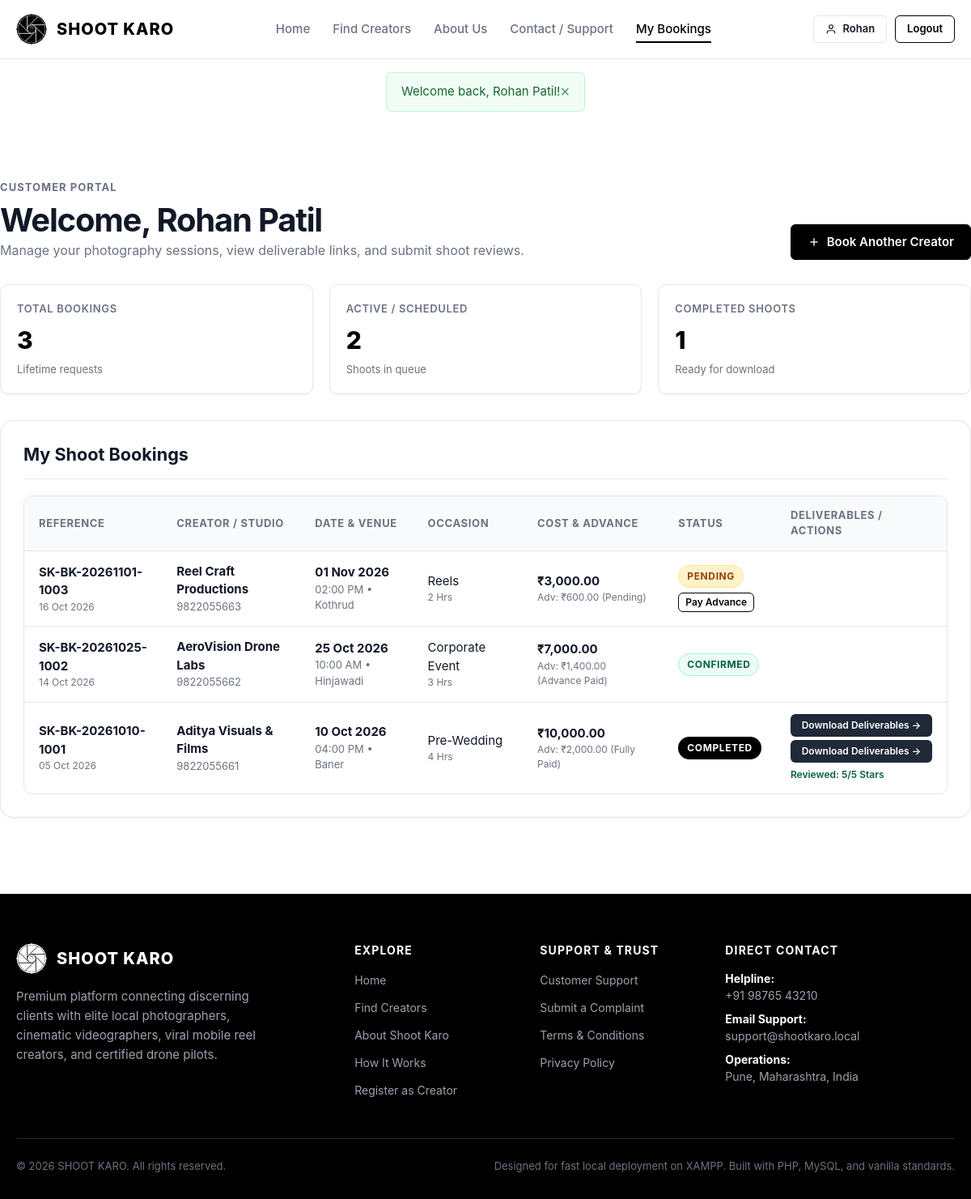
The page /dashboard/customer.php (signed in) on the database its author committed.
### tables this page shows
CREATE TABLE `bookings` (
  `id` INT UNSIGNED AUTO_INCREMENT PRIMARY KEY,
  `booking_reference` VARCHAR(40) NOT NULL UNIQUE,
  `customer_id` INT UNSIGNED NOT NULL,
  `creator_id` INT UNSIGNED NOT NULL,
  `city_id` INT UNSIGNED NOT NULL,
  `area_id` INT UNSIGNED NOT NULL,
  `customer_name` VARCHAR(120) NOT NULL,
  `customer_email` VARCHAR(150) NOT NULL,
  `customer_phone` VARCHAR(25) NOT NULL,
  `shoot_venue` VARCHAR(255) NOT NULL,
  `shoot_date` DATE NOT NULL,
  `shoot_time` TIME NOT NULL,
  `occasion` VARCHAR(100) NOT NULL,
  `duration_hours` INT UNSIGNED NOT NULL DEFAULT 2,
  `deliverable_type` ENUM('photos', 'video', 'both') NOT NULL DEFAULT 'both',
  `photo_count_estimate` VARCHAR(50) DEFAULT '50-100 Photos',
  `video_duration_estimate` VARCHAR(50) DEFAULT '1-3 Minutes Highlights',
  `editing_requirements` TEXT DEFAULT NULL,
  `special_instructions` TEXT DEFAULT NULL,
  `starting_price` DECIMAL(10,2) NOT NULL DEFAULT 0.00,
  `equipment_charges` DECIMAL(10,2) NOT NULL DEFAULT 0.00,
  `duration_charges` DECIMAL(10,2) NOT NULL DEFAULT 0.00,
  `total_amount` DECIMAL(10,2) NOT NULL DEFAULT 0.00,
  `advance_percentage` DECIMAL(5,2) NOT NULL DEFAULT 20.00,
  `advance_amount` DECIMAL(10,2) NOT NULL DEFAULT 0.00,
  `balance_amount` DECIMAL(10,2) NOT NULL DEFAULT 0.00,
  `status` ENUM('pending', 'accepted', 'rejected', 'confirmed', 'in_progress', 'completed', 'cancelled') NOT NULL DEFAULT 'pending',
  `payment_status` ENUM('pending', 'advance_paid', 'fully_paid', 'refunded') NOT NULL DEFAULT 'pending',
  `cancellation_reason` VARCHAR(255) DEFAULT NULL,
  `created_at` TIMESTAMP DEFAULT CURRENT_TIMESTAMP,
  `updated_at` TIMESTAMP DEFAULT CURRENT_TIMESTAMP ON UPDATE CURRENT_TIMESTAMP,
  FOREIGN KEY (`customer_id`) REFERENCES `users`(`id`),
  FOREIGN KEY (`creator_id`) REFERENCES `creator_profiles`(`id`),
  FOREIGN KEY (`city_id`) REFERENCES `cities`(`id`),
  FOREIGN KEY (`area_id`) REFERENCES `areas`(`id`),
  INDEX `idx_booking_status` (`status`),
  INDEX `idx_booking_date` (`shoot_date`),
  INDEX `idx_booking_ref` (`booking_reference`)
);

CREATE TABLE `creator_profiles` (
  `id` INT UNSIGNED AUTO_INCREMENT PRIMARY KEY,
  `user_id` INT UNSIGNED NOT NULL UNIQUE,
  `studio_name` VARCHAR(150) DEFAULT NULL,
  `city_id` INT UNSIGNED DEFAULT NULL,
  `area_id` INT UNSIGNED DEFAULT NULL,
  `bio` TEXT DEFAULT NULL,
  `profile_image` VARCHAR(255) DEFAULT NULL,
  `starting_price` DECIMAL(10,2) NOT NULL DEFAULT 3000.00,
  `experience_years` INT UNSIGNED DEFAULT 1,
  `portfolio_url` VARCHAR(255) DEFAULT NULL,
  `instagram_url` VARCHAR(255) DEFAULT NULL,
  `youtube_url` VARCHAR(255) DEFAULT NULL,
  `is_approved` TINYINT(1) NOT NULL DEFAULT 0,
  `is_available` TINYINT(1) NOT NULL DEFAULT 1,
  `created_at` TIMESTAMP DEFAULT CURRENT_TIMESTAMP,
  `updated_at` TIMESTAMP DEFAULT CURRENT_TIMESTAMP ON UPDATE CURRENT_TIMESTAMP,
  FOREIGN KEY (`user_id`) REFERENCES `users`(`id`) ON DELETE CASCADE,
  FOREIGN KEY (`city_id`) REFERENCES `cities`(`id`) ON DELETE SET NULL,
  FOREIGN KEY (`area_id`) REFERENCES `areas`(`id`) ON DELETE SET NULL,
  INDEX `idx_creator_approved` (`is_approved`),
  INDEX `idx_creator_available` (`is_available`),
  INDEX `idx_creator_price` (`starting_price`)
);

CREATE TABLE `users` (
  `id` INT UNSIGNED AUTO_INCREMENT PRIMARY KEY,
  `role` ENUM('customer', 'creator', 'admin') NOT NULL DEFAULT 'customer',
  `name` VARCHAR(120) NOT NULL,
  `email` VARCHAR(150) NOT NULL UNIQUE,
  `phone` VARCHAR(25) NOT NULL,
  `password_hash` VARCHAR(255) NOT NULL,
  `status` ENUM('active', 'pending', 'suspended') NOT NULL DEFAULT 'active',
  `created_at` TIMESTAMP DEFAULT CURRENT_TIMESTAMP,
  `updated_at` TIMESTAMP DEFAULT CURRENT_TIMESTAMP ON UPDATE CURRENT_TIMESTAMP,
  INDEX `idx_users_role` (`role`),
  INDEX `idx_users_status` (`status`)
);

CREATE TABLE `areas` (
  `id` INT UNSIGNED AUTO_INCREMENT PRIMARY KEY,
  `city_id` INT UNSIGNED NOT NULL,
  `name` VARCHAR(100) NOT NULL,
  `postal_code` VARCHAR(20) DEFAULT NULL,
  `is_active` TINYINT(1) NOT NULL DEFAULT 1,
  `created_at` TIMESTAMP DEFAULT CURRENT_TIMESTAMP,
  FOREIGN KEY (`city_id`) REFERENCES `cities`(`id`) ON DELETE CASCADE,
  INDEX `idx_areas_city` (`city_id`)
);

CREATE TABLE `booking_deliverables` (
  `id` INT UNSIGNED AUTO_INCREMENT PRIMARY KEY,
  `booking_id` INT UNSIGNED NOT NULL,
  `title` VARCHAR(150) NOT NULL,
  `file_path` VARCHAR(255) DEFAULT NULL,
  `download_url` VARCHAR(255) DEFAULT NULL,
  `notes` TEXT DEFAULT NULL,
  `uploaded_at` TIMESTAMP DEFAULT CURRENT_TIMESTAMP,
  FOREIGN KEY (`booking_id`) REFERENCES `bookings`(`id`) ON DELETE CASCADE
);

CREATE TABLE `reviews` (
  `id` INT UNSIGNED AUTO_INCREMENT PRIMARY KEY,
  `booking_id` INT UNSIGNED NOT NULL UNIQUE,
  `creator_id` INT UNSIGNED NOT NULL,
  `customer_id` INT UNSIGNED NOT NULL,
  `rating` TINYINT UNSIGNED NOT NULL CHECK (`rating` BETWEEN 1 AND 5),
  `comment` TEXT NOT NULL,
  `is_approved` TINYINT(1) NOT NULL DEFAULT 1,
  `created_at` TIMESTAMP DEFAULT CURRENT_TIMESTAMP,
  FOREIGN KEY (`booking_id`) REFERENCES `bookings`(`id`) ON DELETE CASCADE,
  FOREIGN KEY (`creator_id`) REFERENCES `creator_profiles`(`id`) ON DELETE CASCADE,
  FOREIGN KEY (`customer_id`) REFERENCES `users`(`id`) ON DELETE CASCADE,
  INDEX `idx_reviews_creator` (`creator_id`),
  INDEX `idx_reviews_rating` (`rating`)
);

### includes/auth.php (called while the page is built, shortened)
<?php
function is_logged_in(): bool {
    return !empty($_SESSION['user_id']);
}
function current_user(): ?array {
    return [
        'id'    => (int) $_SESSION['user_id'],
        'role'  => $_SESSION['user_role'] ?? 'customer',
        'name'  => $_SESSION['user_name'] ?? '',
        'email' => $_SESSION['user_email'] ?? '',
        'phone' => $_SESSION['user_phone'] ?? '',
    ];
}

### config/app.php (called while the page is built, shortened)
<?php
function url(string $path = ''): string {
    return BASE_URL . ltrim($path, '/');
}

### dashboard/customer.php (the view, shortened to what this page needs)
<?php
require_once dirname(__DIR__) . '/config/app.php';
require_once INCLUDES_PATH . '/auth.php';
require_once INCLUDES_PATH . '/functions.php';
$pdo = get_db_connection();
$user = current_user();
$userId = $user['id'];
$stmt = $pdo->prepare("
    SELECT
        b.*,
        cp.studio_name,
        u_cr.name as creator_name,
        u_cr.phone as creator_phone,
        u_cr.email as creator_email,
        c.name as city_name,
        a.name as area_name,
        r.id as existing_review_id,
        r.rating as review_rating,
        r.comment as review_comment
    FROM bookings b
    JOIN creator_profiles cp ON b.creator_id = cp.id
    JOIN users u_cr ON cp.user_id = u_cr.id
    LEFT JOIN cities c ON b.city_id = c.id
    LEFT JOIN areas a ON b.area_id = a.id
    LEFT JOIN reviews r ON b.id = r.booking_id
    WHERE b.customer_id = ?
    ORDER BY b.created_at DESC
");
$stmt->execute([$userId]);
$bookings = $stmt->fetchAll();
$deliverablesMap = [];
if (!empty($bookings)) {
    $bookingIds = array_column($bookings, 'id');
    $placeholders = implode(',', array_fill(0, count($bookingIds), '?'));
    $delivStmt = $pdo->prepare("SELECT * FROM booking_deliverables WHERE booking_id IN ($placeholders) ORDER BY uploaded_at DESC");
    $delivStmt->execute($bookingIds);
    while ($d = $delivStmt->fetch()) {
        $deliverablesMap[$d['booking_id']][] = $d;
    }
}
$totalBookings = count($bookings);
$activeBookings = 0;
$completedBookings = 0;
foreach ($bookings as $b) {
    if (in_array($b['status'], ['pending', 'accepted', 'confirmed', 'in_progress'])) {
        $activeBookings++;
    } elseif ($b['status'] === 'completed') {
        $completedBookings++;
    }
}
require_once INCLUDES_PATH . '/header.php';
?>
<div class="container section">
  <div style="display: flex; justify-content: space-between; align-items: flex-end; margin-bottom: 30px; flex-wrap: wrap; gap: 16px;">
    <div>
      <div class="section-subtitle">Customer Portal</div>
      <h1>Welcome, <?php echo e($user['name']); ?></h1>
      <p>Manage your photography sessions, view deliverable links, and submit shoot reviews.</p>
    </div>
    <div>
      <a href="<?php echo url('creators.php'); ?>" class="btn btn-primary">
        <svg width="16" height="16" viewBox="0 0 24 24" fill="none" stroke="currentColor" stroke-width="2">
          <line x1="12" y1="5" x2="12" y2="19"></line>
          <line x1="5" y1="12" x2="19" y2="12"></line>
        </svg>
        Book Another Creator
      </a>
    </div>
  </div>
  <div class="metric-grid">
    <div class="metric-card">
      <div class="metric-label">Total Bookings</div>
      <div class="metric-value"><?php echo $totalBookings; ?></div>
      <div class="metric-sub">Lifetime requests</div>
    </div>
    <div class="metric-card">
      <div class="metric-label">Active / Scheduled</div>
      <div class="metric-value"><?php echo $activeBookings; ?></div>
      <div class="metric-sub">Shoots in queue</div>
    </div>
    <div class="metric-card">
      <div class="metric-label">Completed Shoots</div>
      <div class="metric-value"><?php echo $completedBookings; ?></div>
      <div class="metric-sub">Ready for download</div>
    </div>
  </div>
  <div class="card">
    <div class="card-header">
      <h3 style="margin: 0;">My Shoot Bookings</h3>
    </div>
    <?php if (empty($bookings)): ?>
      <div style="text-align: center; padding: 40px 20px; color: var(--text-muted);">
        <p style="margin-bottom: 16px;">You haven't booked any shoots yet.</p>
        <a href="<?php echo url('creators.php'); ?>" class="btn btn-secondary">Explore Creators</a>
      </div>
    <?php else: ?>
      <div class="table-responsive">
        <table class="table">
          <thead>
            <tr>
              <th>Reference</th>
              <th>Creator / Studio</th>
              <th>Date &amp; Venue</th>
              <th>Occasion</th>
              <th>Cost &amp; Advance</th>
              <th>Status</th>
              <th>Deliverables / Actions</th>
            </tr>
          </thead>
          <tbody>
            <?php foreach ($bookings as $b): ?>
              <?php $delivs = $deliverablesMap[$b['id']] ?? []; ?>
              <tr>
                <td>
                  <strong><?php echo e($b['booking_reference']); ?></strong>
                  <div style="font-size: 0.75rem; color: var(--text-muted);"><?php echo format_date($b['created_at']); ?></div>
                </td>
                <td>
                  <strong><?php echo e($b['studio_name'] ?: $b['creator_name']); ?></strong>
                  <div style="font-size: 0.8125rem; color: var(--text-muted);"><?php echo e($b['creator_phone']); ?></div>
                </td>
                <td>
                  <strong><?php echo format_date($b['shoot_date']); ?></strong>
                  <div style="font-size: 0.8125rem; color: var(--text-muted);"><?php echo format_time($b['shoot_time']); ?> &bull; <?php echo e($b['area_name']); ?></div>
                </td>
                <td>
                  <?php echo e($b['occasion']); ?>
                  <div style="font-size: 0.75rem; color: var(--text-muted);"><?php echo (int) $b['duration_hours']; ?> Hrs</div>
                </td>
                <td>
                  <div><strong><?php echo format_inr($b['total_amount']); ?></strong></div>
                  <div style="font-size: 0.75rem; color: var(--text-muted);">
                    Adv: <?php echo format_inr($b['advance_amount']); ?> (<?php echo ucwords(str_replace('_', ' ', $b['payment_status'])); ?>)
                  </div>
                </td>
                <td>
                  <?php echo get_status_badge($b['status']); ?>
                  <?php if ($b['status'] === 'pending' && $b['payment_status'] === 'pending'): ?>
                    <div style="margin-top: 6px;">
                      <a href="<?php echo url('booking.php?creator_id=' . $b['creator_id']); ?>" class="btn btn-outline btn-sm" style="font-size: 0.75rem; padding: 2px 8px;">Pay Advance</a>
                    </div>
                  <?php endif; ?>
                </td>
                <td>
                  <?php if (!empty($delivs)): ?>
                    <div style="display: flex; flex-direction: column; gap: 4px; margin-bottom: 6px;">
                      <?php foreach ($delivs as $d): ?>
                        <?php if (!empty($d['download_url'])): ?>
                          <a href="<?php echo e($d['download_url']); ?>" target="_blank" rel="noopener noreferrer" class="btn btn-dark btn-sm" style="font-size: 0.75rem; padding: 4px 8px;">
                            Download Deliverables &rarr;
                          </a>
                        <?php elseif (!empty($d['file_path'])): ?>
                          <a href="<?php echo url('uploads/deliverables/' . $d['file_path']); ?>" download class="btn btn-dark btn-sm" style="font-size: 0.75rem; padding: 4px 8px;">
                            Download File (ZIP/Media)
                          </a>
                        <?php endif; ?>
                      <?php endforeach; ?>
                    </div>
                  <?php elseif ($b['status'] === 'completed'): ?>
                    <span style="font-size: 0.75rem; color: var(--text-muted);">Processing deliverables</span>
                  <?php endif; ?>
                  <?php if ($b['status'] === 'completed'): ?>
                    <?php if ($b['existing_review_id']): ?>
                      <div style="font-size: 0.75rem; color: #065f46; font-weight: 600;">
                        Reviewed: <?php echo (int) $b['review_rating']; ?>/5 Stars
                      </div>
                    <?php endif; ?>
                  <?php endif; ?>
                </td>
              </tr>
            <?php endforeach; ?>
          </tbody>
        </table>
      </div>
    <?php endif; ?>
  </div>
</div>
<?php require_once INCLUDES_PATH . '/footer.php'; ?>

### includes/functions.php (shortened to what this page needs)
<?php
function e(?string $value): string {
    return htmlspecialchars((string) $value, ENT_QUOTES, 'UTF-8');
}
function format_inr(float $amount): string {
    return '₹' . number_format($amount, 2);
}
function format_date(?string $datetime, string $format = 'd M Y'): string {
    $timestamp = strtotime($datetime);
    return $timestamp ? date($format, $timestamp) : 'N/A';
}
function format_time(?string $time, string $format = 'h:i A'): string {
    $timestamp = strtotime($time);
    return $timestamp ? date($format, $timestamp) : 'N/A';
}
function get_flash(): array {
    $messages = $_SESSION['flash_messages'] ?? [];
    return $messages;
}
function render_flash(): string {
    $messages = get_flash();
    $html = '<div class="flash-messages-container">';
    foreach ($messages as $msg) {
        $type = e($msg['type']);
        $text = e($msg['message']);
        $html .= "<div class=\"alert alert-{$type}\" role=\"alert\">";
        $html .= "<span>{$text}</span>";
        $html .= "<button type=\"button\" class=\"alert-close\" onclick=\"this.parentElement.remove()\" aria-label=\"Close\">&times;</button>";
        $html .= "</div>";
    }
    $html .= '</div>';
    return $html;
}
function get_status_badge(string $status): string {
    $map = [
        'pending'     => 'badge-pending',
        'accepted'    => 'badge-info',
        'rejected'    => 'badge-danger',
        'confirmed'   => 'badge-success',
        'in_progress' => 'badge-primary',
        'completed'   => 'badge-completed',
        'cancelled'   => 'badge-danger',
        'active'      => 'badge-success',
        'suspended'   => 'badge-danger',
        'paid'        => 'badge-success',
        'advance_paid'=> 'badge-info',
        'fully_paid'  => 'badge-success',
        'open'        => 'badge-pending',
        'resolved'    => 'badge-success',
    ];
    $cls = $map[strtolower($status)] ?? 'badge-secondary';
    $label = ucwords(str_replace('_', ' ', $status));
    return "<span class=\"badge {$cls}\">{$label}</span>";
}

### rows shown on the page
bookings: booking_reference "SK-BK-20261101-1003", created_at "16 Oct 2026", creator.studio_name "Reel Craft Productions", users.phone "9822055663", shoot_date "01 Nov 2026", shoot_time "02:00 PM", area.name "Kothrud", occasion "Reels", duration_hours "2", total_amount "₹3,000.00", advance_amount "₹600.00", payment_status "Pending", status "PENDING"
bookings: booking_reference "SK-BK-20261025-1002", created_at "14 Oct 2026", creator.studio_name "AeroVision Drone Labs", users.phone "9822055662", shoot_date "25 Oct 2026", shoot_time "10:00 AM", area.name "Hinjawadi", occasion "Corporate Event", duration_hours "3", total_amount "₹7,000.00", advance_amount "₹1,400.00", payment_status "Advance Paid", status "CONFIRMED"
bookings: booking_reference "SK-BK-20261010-1001", created_at "05 Oct 2026", creator.studio_name "Aditya Visuals & Films", users.phone "9822055661", shoot_date "10 Oct 2026", shoot_time "04:00 PM", area.name "Baner", occasion "Pre-Wedding", duration_hours "4", total_amount "₹10,000.00", advance_amount "₹2,000.00", payment_status "Fully Paid", status "COMPLETED", reviews.rating "5"

### other values the page prints
APP_NAME "SHOOT KARO"
explode(' ', $user['name'])[0] "Rohan"
$text "Welcome back, Rohan Patil!"
$user['name'] "Rohan Patil"
$totalBookings "3"
$activeBookings "2"
$completedBookings "1"
SUPPORT_PHONE "+91 98765 43210"
SUPPORT_EMAIL "support@shootkaro.local"
